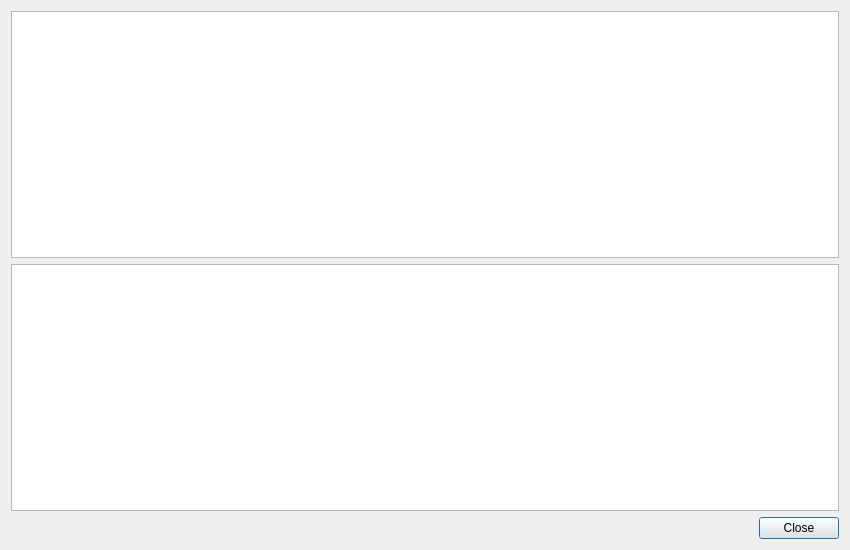
<?xml version="1.0" encoding="UTF-8"?>
<ui version="4.0">
 <class>HistoryDialog</class>
 <widget class="QDialog" name="HistoryDialog">
  <property name="windowTitle"><string>Auditní historie</string></property>
  <property name="geometry"><rect><x>0</x><y>0</y><width>850</width><height>550</height></rect></property>
  <layout class="QVBoxLayout" name="layout">
   <item><widget class="QTableWidget" name="eventsTable"><property name="selectionBehavior"><enum>QAbstractItemView::SelectRows</enum></property><property name="selectionMode"><enum>QAbstractItemView::SingleSelection</enum></property><property name="editTriggers"><set>QAbstractItemView::NoEditTriggers</set></property></widget></item>
   <item><widget class="QPlainTextEdit" name="detailsEdit"><property name="readOnly"><bool>true</bool></property></widget></item>
   <item><widget class="QDialogButtonBox" name="buttonBox"><property name="standardButtons"><set>QDialogButtonBox::Close</set></property></widget></item>
  </layout>
 </widget>
 <resources/>
 <connections/>
</ui>
